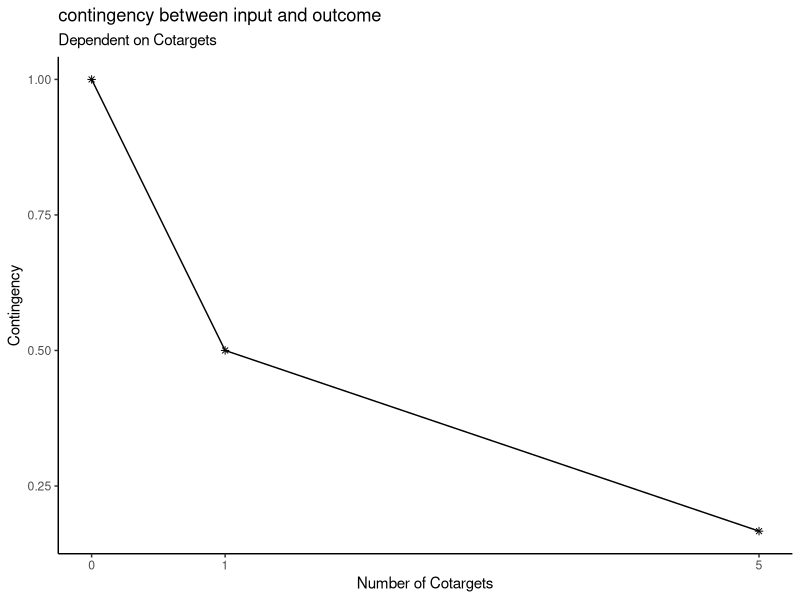
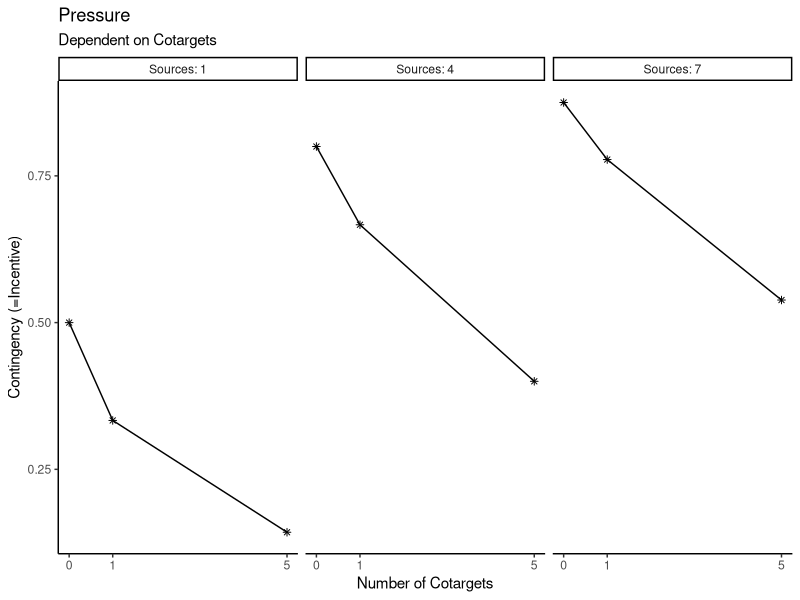
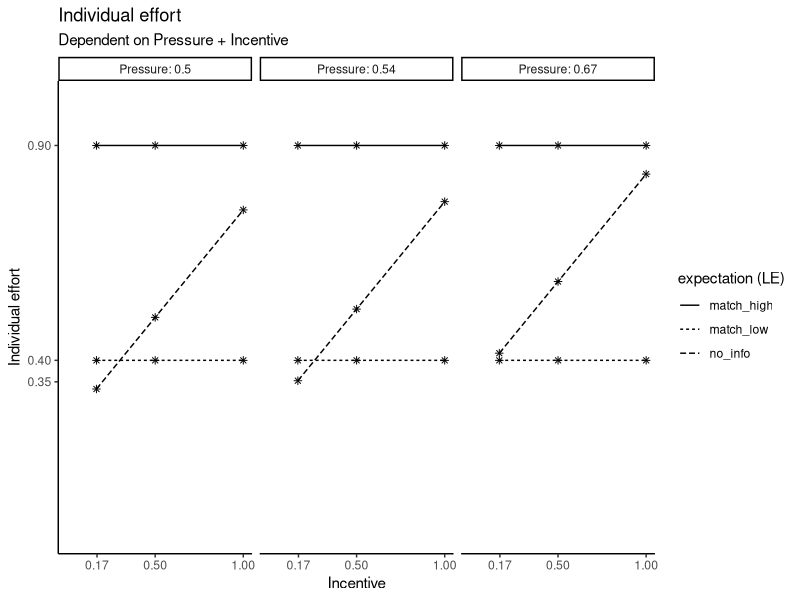
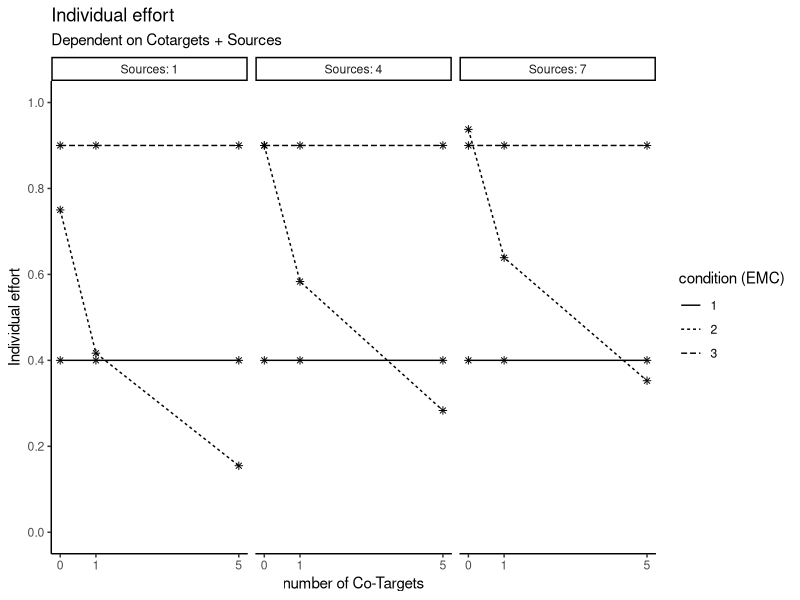
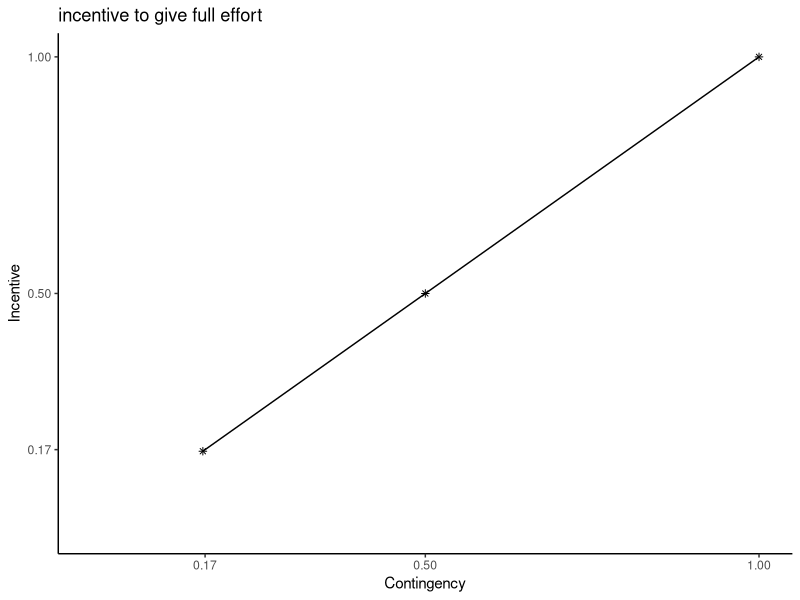
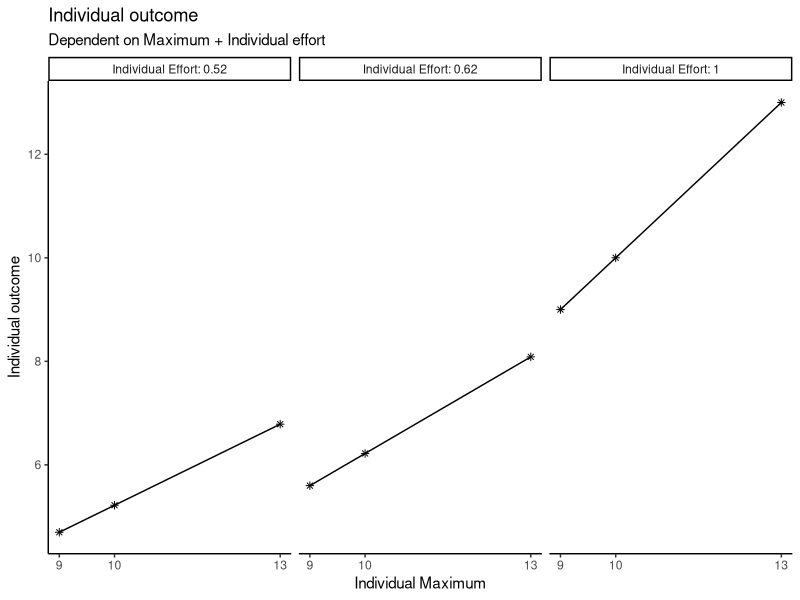

Write R code to recreate these figures, in order.
###Creating of the base functions to compute the outcome of the simulation later on

# load the necessary libraries (these command are executed in the Quarto Script too, but they remain in this section for better traceability)
library(ggplot2)
library(dplyr)
library(multcomp)

#' p1 Compute the contingency between input and outcome
#' 
#' @param CT number of people who are also viewed as targets of social pressure. Ranges from 0 to infinite (discrete)
#' 
#' @return (CON) contingency between input and outcome. Ranges from 0 to 1 (continuous)

get_CON <- function(CT) {
  n <- CT + 1
  CON <- 1/n
  return(CON)
}

# (example) check vectorized form:
CT <- c(0, 1, 5)
CON <- get_CON(CT)
CON

# (example) create data for CT 
plot_data_CON <- expand.grid(
  CT = c(0, 1, 5)
)

# (example) compute CON from the CT data
plot_data_CON$CON <- get_CON(
  CT = plot_data_CON$CT
)

# (example) plot a visual graph for the p1-function
plot_p1 <- ggplot(plot_data_CON, aes(x = CT, y = CON)) +
  geom_point(shape = 8) +
  labs(title = "contingency between input and outcome", 
       subtitle = "Dependent on Cotargets", 
       y = "Contingency", 
       x = "Number of Cotargets") +
  scale_x_continuous(limits = c(0, 5), breaks = c(0, 1, 5)) +
  theme_classic() +
  geom_line()



#' p2 compute the social pressure on each given target member of the group
#' 
#' @param CT number of people who are also viewed as targets of social impact. Ranges from 0 to infinite (discrete)
#' @param S number of people viewed as source of social pressure. Ranges from 0 to infinite (discrete)
#' 
#' @return (P) social pressure. Ranges from 0 to 1 (continuous)

get_P <- function (CT, S) {
  P <- S/(S+CT+1)
  return(P)
}

# (example) check vectorized form:
CT <- c(0, 1, 5)
S <- c(1, 4, 7)
P <- get_P(CT, S)
P

# (example) create data for CT and S 
plot_data_P <- expand.grid(
  CT = c(0, 1, 5),
  S = c(1, 4, 7)
)

# (example) compute pressure from CT and S
plot_data_P$P <- get_P(
  CT = plot_data_P$CT,
  S = plot_data_P$S
)

# (example) create an extra column for the plotting
plot_data_P$S_label <- paste("Sources:", plot_data_P$S)

# (example) plot a visual graph for the p2-function
plot_p2 <-ggplot(plot_data_P, aes(x = CT, y = P)) +
  geom_point(shape = 8) +
  facet_wrap(~plot_data_P$S_label) +
  labs(title = "Pressure", subtitle = "Dependent on Cotargets", y = "Contingency (=Incentive)", x = "Number of Cotargets") +
  scale_x_continuous(limits = c(0, 5), breaks = c(0, 1, 5)) +
  theme_classic() +
  geom_line()



#' t1 compute the incentive to give full effort
#' 
#' @param CON number of people who are also viewed as targets of social impact. Ranges from 0 to infinite (discrete)
#' 
#' @return (INC) incentive to give full effort. Ranges from 0 to 1 (continuous)

#define the social loafing replication condition

get_INC <- function(CON) {
  INC = CON
  return(INC)
}

# (example) check vectorized form:
INC <- get_INC(CON)
INC

# (example) create data for CT 
plot_data_INC <- expand.grid(
  CON = CON
)

# (example) compute the incentive from CT 
plot_data_INC$INC <- get_INC(
  CON = plot_data_INC$CON
)
# (example) plot a visual graph for the t1-function
plot_t1 <- ggplot(plot_data_INC, aes(x = CON, y = INC)) +
  geom_point(shape = 8) +
  labs(title = "incentive to give full effort", y = "Incentive", x = "Contingency") +
  scale_x_continuous(limits = c(0, 1), breaks = c(round(CON, digits = 2))) +
  scale_y_continuous(limits = c(0, 1), breaks = c(round(INC, digits = 2))) +
  theme_classic() +
  geom_line()


#' t3 transform the EMC condition into loafing expectation
#' 
#' @param EMC Effort condition. ordinal variable with the values "1", "2" or "3"
#' 
#' @return (LE) loafing expectation. ordinal variable with possible values as followed: 
#' "match_low", "no_info", "match_high"

get_LE <- function(EMC) {
  LE <- case_match(EMC,
                    1 ~ "match_low",
                    2 ~ "no_info",
                    3 ~ "match_high"
  )
  return(LE)
}

# (example) check vectorized form:
EMC <- c(1, 2, 3)
LE <- get_LE(EMC)
LE

# no example plot is computed, cause there's nothing to show - with the execution of LE we can see the 
# function is working with vectors 


#' p3 compute the individual effort 
#' 
#' @param INC incentive to give full effort. Ranges from 0 to 1 (continuous)
#' @param P social pressure. Ranges from 0 to 1 (continuous)
#' @param LE loafing expectation. ordinal variable with possible values as followed: 
#' "match_low", "no_info", "match_high"
#' 
#' @return (IE) individual effort. Ranges from 0 to 1 (continuous)

get_IE <- function(INC, P, LE) {
  # the Social Loafing baseline (Latané)
  # whilst CT increases, the output decreases
  loafing_effort <- 0.5 * INC + 0.5 * P
  
  # the effort matching logic
  # we're definign fix values which represent the expectation for the "alone"-
  # condition of other subjects (independent of the current group size)
  final_IE <- case_when(
    # condition: co-Target is not loafing in its "alone"-condition
    LE == "match_high" ~ 0.9, 
    
    # condition: Co-Target is loafing in its "alone"-condition
    LE == "match_low"  ~ 0.4, 
    
    # In der no_info Bedingung greift das klassische Modell (Loafing)
    LE == "no_info"    ~ loafing_effort,
    
    TRUE                ~ loafing_effort
  )
  
  return(final_IE)
}

# (example) check vectorized form:
LE <- c("match_high", "match_low", "no_info")
IE <- get_IE(INC, P, LE)
IE


# (example) create data for INC, P and LE
plot_data_IE <- expand.grid(
  INC = INC,
  P = P,
  LE = c("match_high", "match_low", "no_info")
)

# (example) compute the individual effort from INC, P and LE
plot_data_IE$IE <- get_IE(
  INC = plot_data_IE$INC,
  P = plot_data_IE$P, 
  LE = plot_data_IE$LE
)

# (example) create an extra column for the plotting
plot_data_IE$P_label <- paste("Pressure:", round(plot_data_IE$P, digits = 2))

# (example) plot a visual graph for the p3-function
plot_p3 <- ggplot(plot_data_IE, aes(x = INC, y = IE, linetype = LE, group = LE)) +
  geom_point(shape = 8) +
  facet_wrap(~P_label) +
  labs(title = "Individual effort", 
       subtitle = "Dependent on Pressure + Incentive", 
       y = "Individual effort", 
       x = "Incentive", 
       linetype = "expectation (LE)") +
  scale_x_continuous(limits = c(0, 1), breaks = c(round(INC, digits = 2))) +
  scale_y_continuous(limits = c(0, 1), breaks = c(round(IE, digits = 2))) +
  theme_classic() +
  geom_line()



#' Superfunction - compute the individual effort with some noise (through all the previous functions)
#' 
#' @param CT number of people who are also viewed as targets of social pressure. Ranges from 0 to infinite (discrete)
#' @param S number of people viewed as source of social pressure. Ranges from 0 to infinite 
#' @param EMC Effort condition. ordinal variable with the values "1", "2" or "3"
#' 
#' @return (IE) individual effort. Ranges from 0 to 1 (continuous)

#set a seed to get the same results every time 
set.seed(324)

get_super_IE <- function(CT, S, EMC) {
  LE <- get_LE(EMC)
  CON <- get_CON(CT) 
  P <- get_P(CT, S)
  INC <- get_INC(CON)
  IE <- get_IE(INC, P, LE)
  
  IE <- IE + rnorm(length(IE), mean = 0, sd = 0.2)
  IE[IE > 1] <- 1
  IE[IE < 0] <- 0
  return(IE)
}

get_super_IE_withoutnoise <- function(CT, S, EMC) {
  LE <- get_LE(EMC)
  CON <- get_CON(CT) 
  P <- get_P(CT, S)
  INC <- get_INC(CON)
  IE <- get_IE(INC, P, LE)

  IE[IE > 1] <- 1
  IE[IE < 0] <- 0
  return(IE)
}

# (example) check vectorized form
IE <- get_super_IE(CT, S, EMC)
IE

# (example) create data for INC, P and LE (all variables were defined earlier in the code)
plot_data_super_IE <- expand.grid(
  CT = CT,
  S = S,
  EMC = EMC
)

# (example) compute the individual effort from CT, S and EMC. Important to use the function wihtout noise for 
#           demonstrating the behavior of the Psy-Box in the report. The simulation uses the function with 
#           noise ofc.
plot_data_super_IE$IE <- get_super_IE_withoutnoise(
  CT = plot_data_super_IE$CT,
  S = plot_data_super_IE$S, 
  EMC = plot_data_super_IE$EMC
)

# (example) create an extra column for the plotting
plot_data_super_IE$S_label <- paste("Sources:", plot_data_super_IE$S)

# (example) plot a visual graph for the p3-function
plot_super <- ggplot(plot_data_super_IE, aes(x = CT, y = IE, linetype = as.factor(EMC), group = EMC)) +
  geom_point(shape = 8) +
  facet_wrap(~S_label) +
  labs(title = "Individual effort", 
       subtitle = "Dependent on Cotargets + Sources", 
       y = "Individual effort", 
       x = "number of Co-Targets", 
       linetype = "condition (EMC)") +
  scale_x_continuous(limits = c(0, 5), breaks = c(0, 1, 5)) +
  scale_y_continuous(limits = c(0, 1), breaks = seq(0, 1, 0.2)) +
  theme_classic() +
  geom_line()


#' t2-function (manifest) - compute the individual outcome
#' 
#' @param MC maximum capacity to scream. Ranges from 0 to 15 (continuous)
#' @param IE individual effort Ranges from 0 to 1 (continuous)
#' 
#' @return (IO) individual output. Ranges from 0 to inf. (continuous)

get_IO <- function(MC, IE) {
  IO <- MC * IE   
  return (IO)
}

# (example) check vectorized form:
MC <- c(9, 10, 13)
IO <- get_IO(MC, IE)
IO

# (example) create data for MC and IE
plot_data_IO <- expand.grid(
  MC = c(9, 10, 13),
  IE = IE
)

# (example) compute the individual effort from MC and IE
plot_data_IO$IO <- get_IO(
  MC = plot_data_IO$MC,
  IE = plot_data_IO$IE
)

# (example) create an extra column for the plotting
plot_data_IO$IE_label <- paste("Individual Effort:", round(plot_data_IO$IE, digits = 2))

# (example) plot a visual graph for the t2-function
plot_t2 <- ggplot(plot_data_IO, aes(x = MC, y = IO)) +
  geom_point(shape = 8) +
  facet_wrap(~plot_data_IO$IE_label) +
  labs(title = "Individual outcome", subtitle = "Dependent on Maximum + Individual effort", y = "Individual outcome", x = "Individual Maximum") +
  scale_x_continuous(limits = c(min(MC), max(MC)), breaks = c(round(MC, digits = 2))) +
  scale_y_continuous(limits = c(min(plot_data_IO$IO), max(plot_data_IO$IO)), breaks = pretty(plot_data_IO$IO)) +
  theme_classic() +
  geom_line()


#' Superfunction - compute the individual outcome  (through all the previous functions)
#' 
#' @param CT number of people who are also viewed as targets of social pressure. Ranges from 0 to infinite (discrete)
#' @param S number of people viewed as source of social pressure. Ranges from 0 to infinite (discrete)
#' @param MC maximum capacity to scream. Ranges from 0 to 15 (continuous)
#' 
#' @return (IO) individual output. Ranges from 0 to inf (continuous)

get_super_IO <- function(CT, S, MC, EMC){
  IO <- get_super_IE(CT, S, EMC) * MC 
  return (IO)
}

# note: we dont need plots for this superfunctions, cause it is shown in the "Evaluation" section later on.
# note2: this applies for a check of vectorized forms too... we did that earlier in checking the isolated functions.

# the final simulation for this model can be seen in 02_simulation.R 
